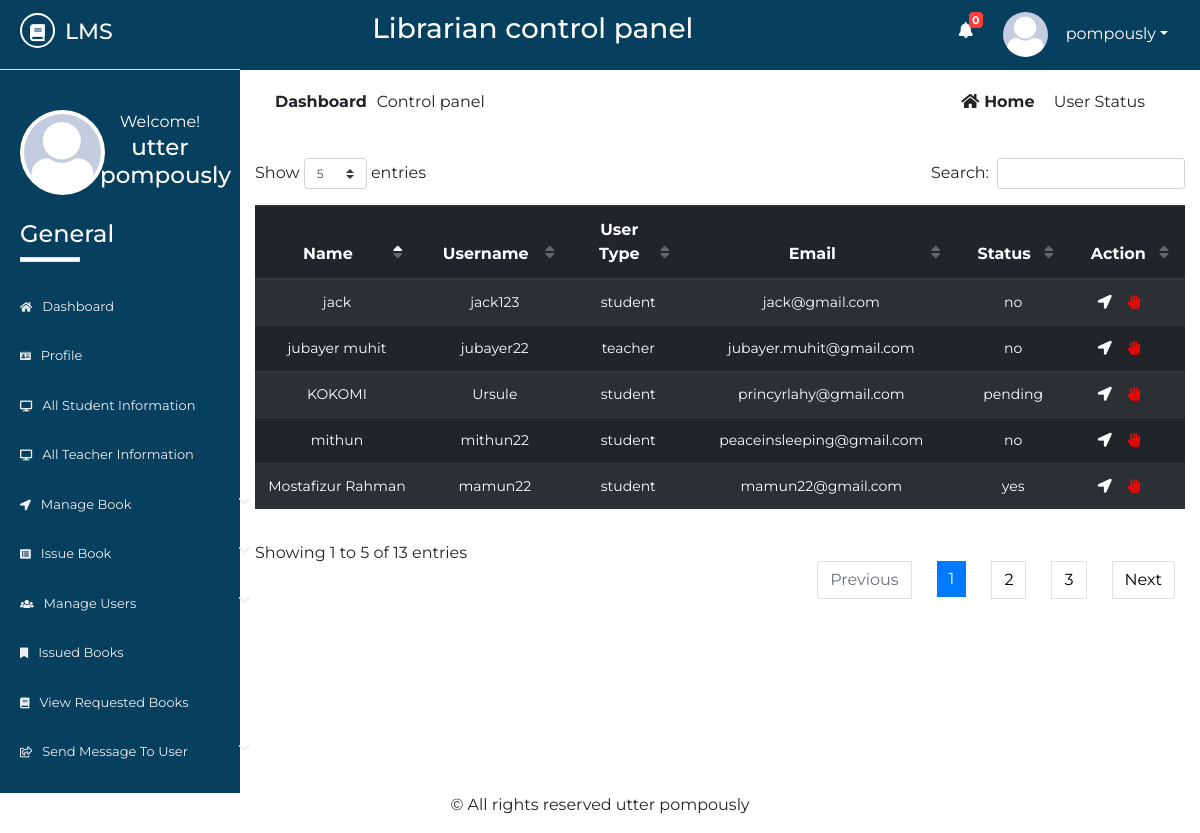
/Source/librarian/status.php (signed in), run on the app's committed database.
### tables this page shows
CREATE TABLE IF NOT EXISTS `lib_registration` (
  `id` int NOT NULL AUTO_INCREMENT,
  `name` varchar(50) NOT NULL,
  `username` varchar(20) NOT NULL,
  `password` varchar(20) NOT NULL,
  `email` varchar(50) NOT NULL,
  `phone` varchar(20) NOT NULL,
  `address` varchar(100) NOT NULL,
  `photo` varchar(500) NOT NULL,
  `status` varchar(7) NOT NULL,
  PRIMARY KEY (`id`)
);

CREATE TABLE IF NOT EXISTS `std_registration` (
  `id` int NOT NULL AUTO_INCREMENT,
  `name` varchar(50) NOT NULL,
  `username` varchar(50) NOT NULL,
  `password` varchar(50) NOT NULL,
  `email` varchar(50) NOT NULL,
  `phone` varchar(50) NOT NULL,
  `sem` varchar(10) NOT NULL,
  `dept` varchar(10) NOT NULL,
  `session` varchar(5) NOT NULL,
  `regno` varchar(20) NOT NULL,
  `address` varchar(100) NOT NULL,
  `utype` varchar(7) NOT NULL,
  `photo` varchar(500) NOT NULL,
  `status` varchar(7) NOT NULL,
  `vkey` varchar(250) NOT NULL,
  `verified` varchar(3) NOT NULL,
  PRIMARY KEY (`id`)
);

CREATE TABLE IF NOT EXISTS `t_registration` (
  `id` int NOT NULL AUTO_INCREMENT,
  `name` varchar(50) NOT NULL,
  `username` varchar(50) NOT NULL,
  `password` varchar(50) NOT NULL,
  `lecturer` varchar(50) NOT NULL,
  `email` varchar(50) NOT NULL,
  `phone` varchar(20) NOT NULL,
  `idno` varchar(20) NOT NULL,
  `address` varchar(100) NOT NULL,
  `utype` varchar(7) NOT NULL,
  `photo` varchar(500) NOT NULL,
  `status` varchar(7) NOT NULL,
  `vkey` varchar(250) NOT NULL,
  `verified` varchar(3) NOT NULL,
  PRIMARY KEY (`id`)
);

### Source/librarian/status.php (the view, shortened to what this page needs)
       <?php
   include 'inc/header.php';
   include 'inc/connection.php';
?>
<div class="dashboard-content">
	<div class="dashboard-header">
		<div class="container">
			<div class="row">
				<div class="col-md-6">
					<div class="left">
						<p><span>dashboard</span>Control panel</p>
					</div>
				</div>
				<div class="col-md-6">
					<div class="right text-right">
						<a href="dashboard.php"><i class="fas fa-home"></i>home</a>
						<span class="disabled">user status</span>
					</div>
				</div>
			</div>
			<div class="issued-content">
				<div class="row">
					<div class="col-md-12">
						<div class="rbook-info status">
                                <table id="dtBasicExample" class="table table-striped table-dark text-center">
                                      <thead>
                                           <tr>
                                               <th>Name</th>
                                               <th>Username</th>
                                               <th>User Type</th>
                                               <th>Email</th>
                                               <th>Status</th>
                                               <th>Action</th>
                                           </tr>
                                      </thead>
                                      <tbody>
                                          <?php
                                               $res= mysqli_query($link, "select * from std_registration ORDER BY id DESC");
                                               $res2= mysqli_query($link, "select * from t_registration ORDER BY id DESC");
                                               while ($row=mysqli_fetch_array($res)) {
                                                   echo "<tr>";
                                                   echo "<td>"; echo $row["name"]; echo "</td>";
                                                   echo "<td>"; echo $row["username"]; echo "</td>";
                                                   echo "<td>"; echo $row["utype"]; echo "</td>";
                                                   echo "<td>"; echo $row["email"]; echo "</td>";
                                                   echo "<td>"; echo $row["status"]; echo "</td>";
                                                   echo "<td>";
                                                   ?>
                                                       <ul>
                                                           <li><a href="approve.php?id=<?php echo $row["id"]; ?>"><i class="fas fa-location-arrow"></i></a></li>
                                                           <li><a href="notapprove.php?id=<?php echo $row["id"]; ?>"><i class="fas fa-allergies"></i></a></li>
                                                       </ul>
                                                   <?php
                                                   echo "</td>";
                                                   echo "</tr>";
                                               }
                                               while ($row=mysqli_fetch_array($res2)) {
                                                   echo "<tr>";
                                                   echo "<td>"; echo $row["name"]; echo "</td>";
                                                   echo "<td>"; echo $row["username"]; echo "</td>";
                                                   echo "<td>"; echo $row["utype"]; echo "</td>";
                                                   echo "<td>"; echo $row["email"]; echo "</td>";
                                                   echo "<td>"; echo $row["status"]; echo "</td>";
                                                   echo "<td>";
                                                   ?>
                                                       <ul>
                                                           <li><a href="approve.php?id=<?php echo $row["id"]; ?>"><i class="fas fa-location-arrow"></i></a></li>
                                                           <li><a href="notapprove.php?id=<?php echo $row["id"]; ?>"><i class="fas fa-allergies"></i></a></li>
                                                       </ul>
                                                   <?php
                                                   echo "</td>";
                                                   echo "</tr>";
                                               }
                                            ?>
                                      </tbody>
                                </table>
						</div>
					</div>
				</div>
			</div>
		</div>
	</div>
</div>
<?php
include 'inc/footer.php';
?>

### Source/librarian/inc/header.php (shortened to what this page needs)
<?php
    include 'inc/connection.php';
    $res = mysqli_query($link,"select * from request_books where read1='no'");
    $not= mysqli_num_rows($res);
 ?>
<!DOCTYPE html>
<html lang="en">
<head>
	<link rel="stylesheet" href="inc/css/bootstrap.min.css">
	<link rel="stylesheet" href="inc/css/bootstrap-select.min.css">
	<link rel="stylesheet" href="inc/css/fontawesome-all.min.css">
	<link rel="stylesheet" href="inc/css/datatables.min.css">
	<link rel="stylesheet" href="inc/css/pro1.css">
</head>
<body>
	<div class="main-content">
		<div class="wrapper">
			<div class="left-sidebar">
				<div class="p-title">
                    <h3><a href=""><i class="fas fa-book"></i><span>lms</span></a></h3>
				</div>
				<div class="profile">
					<div class="profile-pic">
                        <?php
                            $res = mysqli_query($link, "select * from lib_registration where username='".$_SESSION['username']."'");
                            while ($row = mysqli_fetch_array($res)){
                                ?><img src="<?php echo $row["photo"]; ?> " height="" width="" alt="something wrong" class="rounded-circle"></a> <?php
                            }
                        ?>
					</div>
					<div class="profile-info text-center">
						<span>Welcome!</span>
						<h2>
              <?php
                $res = mysqli_query($link, "select * from lib_registration where username='".$_SESSION['username']."'");
                while ($row = mysqli_fetch_array($res)){
                  $name  =  $row["name"];
                  echo $name;
                }
              ?>
            </h2>
					</div>
				</div>
				<div class="sidebar-menu">
					<h3>General</h3>
					<div class="border"></div>
	                <ul>
	                    <li class="menu <?php if($page=='home'){ echo 'active';} ?>">
      						<a href="dashboard.php"><i class="fas fa-home"></i>Dashboard</a>
    					</li>
    					  <li class="menu <?php if($page=='profile'){ echo 'active';} ?>">
      						<a href="profile.php"><i class="fas fa-id-card"></i>profile</a>
    					</li>
	                    <li class="menu <?php if($page=='sinfo'){ echo 'active';} ?>">
      						<a href="all-student-info.php"><i class="fas fa-desktop"></i>all student information</a>
    					</li>
    					<li class="menu <?php if($page=='tinfo'){ echo 'active';} ?>">
      						<a href="all-teacher-info.php"><i class="fas fa-desktop"></i>all teacher information</a>
    					</li>
    					<li class="menu menu-toggle2">
      						<a href="#"><i class="fas fa-location-arrow"></i>manage book <span class="fa fa-chevron-down"></span></a>
    					</li>
	                   <li class="menu menu-toggle1">
      						<a href="#"><i class="fas fa-list-alt"></i>issue book <span class="fa fa-chevron-down"></span></a>
    					</li>
    					<li class="menu menu-toggle3">
      						<a href="#"><i class="fas fa-users"></i>manage users <span class="fa fa-chevron-down"></span></a>
    					</li>
    					 <li class="menu <?php if($page=='ibook'){ echo 'active';} ?>">
      						<a href="issued-books.php"><i class="fas fa-bookmark"></i>issued books</a>
    					</li>
    					<li class="menu <?php if($page=='rbook'){ echo 'active';} ?>">
      						<a href="requested-books.php"><i class="fas fa-book"></i>view requested books</a>
    					</li>
    					<li class="menu menu-toggle4">
      						<a href="#"><i class="far fa-share-square"></i>send message to user <span class="fa fa-chevron-down"></span></a>
    					</li>
    				</ul>
				</div>
			</div>
			<div class="content">
				<div class="inner">
					<div class="heading text-center">
						<h3>Librarian control panel</h3>
					</div>
					<div class="header-profile text-right">
						<ul>
                            <li class="icon">
                                <a href="requested-books.php" ><i class="fas fa-bell"></i></a>
                                <span class="count" onclick="window.location='requested-books.php'"><b><?php echo $not; ?></b></span>
                            </li>
							<li class="dropdown">
                                <?php
                                     $res = mysqli_query($link, "select * from lib_registration where username='".$_SESSION['username']."'");
                                     while ($row = mysqli_fetch_array($res)){
                                         ?><a href="" class="dropdown-toggle" data-toggle="dropdown"><img src="<?php echo $row["photo"]; ?>" alt=""><span><?php echo $_SESSION["username"]; ?></span></a> <?php
                                     }
                                ?>
							</li>
						</ul>
					</div>
				</div>

### Source/librarian/inc/css/pro1.css (style rules this page uses)
* { margin: 0; padding: 0; }
body { font-family: 'Montserrat', sans-serif; }
.border { width: 60px; height: 5px; background: #fff; }
.main-content { width: 100%; height: auto; overflow: hidden; }
.main-content .left-sidebar { width: 20%; height: auto; background: #073f5f; float: left; }
.main-content .left-sidebar .p-title { width: 100%; padding: 13px; padding-left: 20px; background: #073f5f; border-bottom: 1px solid #ddd; }
.main-content .p-title a { text-decoration: none; color: #fff; font-size: 22px; text-transform: uppercase; }
.main-content .p-title a i { width: 35px; height: 35px; line-height: 35px; text-align: center; font-size: 17px; border-radius: 50%; border: 2px solid #fff; }
.main-content .p-title a span { margin-left: 10px; }
.main-content .left-sidebar .profile { width: 100%; padding: 20px; margin-top: 0; padding-top: 0; }
.main-content .left-sidebar .profile .profile-pic { width: 40%; float: left; }
.main-content .left-sidebar .profile img { width: 85px; height: 85px; position: inherit; padding: 4px; background: #fff; overflow: hidden; }
.main-content .left-sidebar .profile .profile-info { width: 60%; float: left; color: #fff; }
.main-content .left-sidebar .profile .profile-info h2 { font-size: 23px; }
.sidebar-menu { color: #fff; width: 100%; padding-top: 60px; padding-left: 0; }
.sidebar-menu h3 { margin-left: 20px; font-size: 24px; }
.sidebar-menu .border { margin-left: 20px; margin-bottom: 20px; }
.sidebar-menu ul li a { text-decoration: none; color: #eee; width: 270px; padding: 15px 20px; font-size: 13px; display: block; text-transform: capitalize; transition: all .5s ease; }
.sidebar-menu ul { padding-left: 0; }
.sidebar-menu ul li a i { margin-right: 10px; font-size: smaller; }
.sidebar-menu ul li a span { float: right; }
.content { width: 80%; height: auto; float: right; }
.content .inner { width: 100%; height: 70px; background: #073f5f; padding: 12px; }
.content .inner .heading { width: 60%; float: left; color: #fff; }
.content .inner .header-profile { width: calc(40%-20px); float: right; margin-right: 20px; position: relative; }
.content .inner .header-profile .icon i { margin-right: 30px; font-size: 16px; margin-top: 10px; }
.header-profile .dropdown span { color: #fff; margin-left: 10px; }
.header-profile .icon span { color: #fff; position: absolute; left: 10px; top: 0; font-size: 11px; width: 14px; height: 16px; line-height: 16px; text-align: center; border-radius: 4px; background: #FA3E3E; }
.header-profile ul li { list-style: none; float: left; }
.header-profile ul li i { color: #fff; }
.header-profile img { width: 40px; height: 40px; border-radius: 50%; margin-right: 8px; }
.dropdown a { text-decoration: none; color: #fff; }
.dropdown img { width: 45px; height: 45px; border-radius: 50%; }
.dashboard-header .left { padding: 20px; }
.dashboard-header .left p span { text-transform: capitalize; margin-right: 10px; font-weight: bold; }
.dashboard-header .right { padding: 20px; margin-right: 20px; }
.dashboard-header .right a { text-transform: capitalize; text-decoration: none; color: #222; margin-right: 15px; font-weight: bold; }
.dashboard-header .right a i { margin-right: 5px; }
.dashboard-header .right span { text-transform: capitalize; }
.rbook-info tbody { font-size: 14px; }
.rbook-info a { text-decoration: none; color: #fff; }
.status ul li { list-style: none; float: left; margin-left: 16px; }
.status ul li:nth-child(2) i { color: red; }

### data on the page
lib_registration: photo (picture), name "utter pompously"
std_registration: name "KOKOMI", username "Ursule", utype "student", email "princyrlahy@gmail.com", status "pending"
std_registration: name "mithun", username "mithun22", utype "student", email "peaceinsleeping@gmail.com", status "no"
std_registration: name "jack", username "jack123", utype "student", email "jack@gmail.com", status "no"
std_registration: name "Mostafizur Rahman", username "mamun22", utype "student", email "mamun22@gmail.com", status "yes"
t_registration: name "jubayer muhit", username "jubayer22", utype "teacher", email "jubayer.muhit@gmail.com", status "no"

### other printed values
$not "0"
